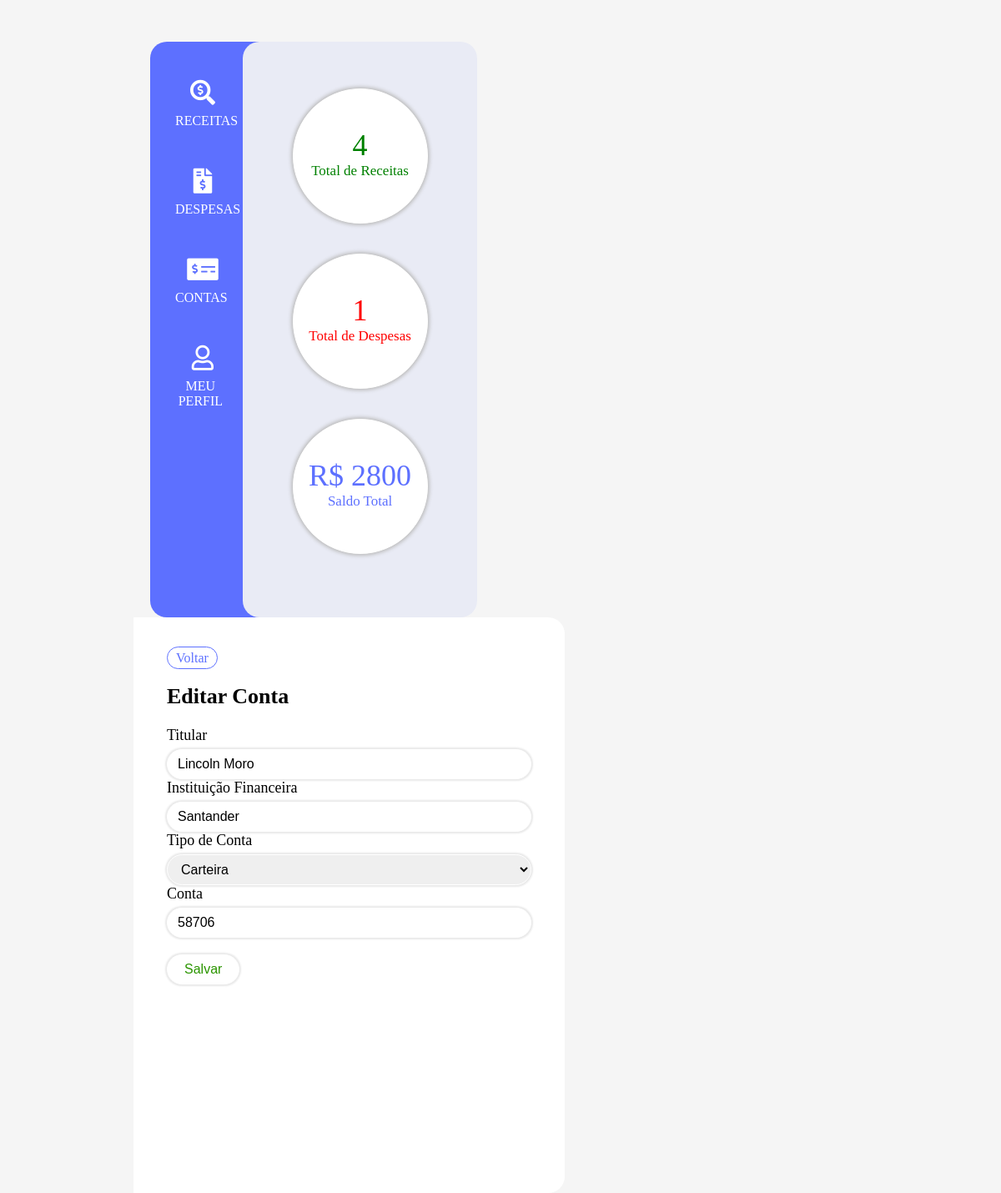
/contas.php?id=1 (signed in), run on the app's committed database.
### tables this page shows
CREATE TABLE IF NOT EXISTS `contas` (
  `id` int(10) NOT NULL AUTO_INCREMENT,
  `saldo` float NOT NULL,
  `tipoConta` varchar(255) NOT NULL,
  `instituicaoFinanceira` varchar(255) NOT NULL,
  `conta` int(10) NOT NULL,
  `titular` varchar(255) NOT NULL,
  PRIMARY KEY (`id`)
);

### public_html/contas.php (called while the page is built, shortened)
<?php
$contas = new ContasController;
require_once "assets/templates/header.php";
require_once "assets/templates/content.php";
$contas->listar();
require_once "assets/templates/footer.php";

### application/classes/model/Conta.php (called while the page is built, shortened)
<?php
class Conta {
    public function select($id) {
        $this->id = $id;
        $db = new Connection;
        $query = "SELECT * FROM contas WHERE id='{$this->id}'";
        $executeQuery = mysqli_query($db->connect(), $query);
        if($executeQuery) {
            return mysqli_fetch_assoc($executeQuery);
        }
        else {
            return die("Error: " . $db->connect->connect_error);
        }
    }
}

### application/config/Connection.php (called while the page is built, shortened)
<?php
class Connection {
    public Database $connection;
    public function __construct() {
        $this->connection = new Database;
    }
    public function confConnection() {
        $this->connection->setName("pubfuture");
        $this->connection->setUser("root");
        $this->connection->setPass("");
        $this->connection->setHost("localhost");
    }
    public function connect() {
        $this->connect =  mysqli_connect($this->connection->getHost(), $this->connection->getUser(), $this->connection->getPass(), $this->connection->getName());
        if($this->connect->connect_error) {
            die("Error: " . $this->connect->connect_error);
        }
        else {
            return $this->connect;
        }
    }
}

### application/utils/Database.php (called while the page is built, shortened)
<?php
class Database
{
    private string $db_name;
    private string $db_user;
    private string $db_pass;
    private string $db_host;
    public function getName(): string
    {
        return $this->db_name;
    }
    public function setName(string $db_name): void
    {
        $this->db_name = $db_name;
    }
    public function getUser(): string
    {
        return $this->db_user;
    }
    public function setUser(string $db_user): void
    {
        $this->db_user = $db_user;
    }
    public function getPass(): string
    {
        return $this->db_pass;
    }
    public function setPass(string $db_pass): void
    {
        $this->db_pass = $db_pass;
    }
    public function getHost(): string
    {
        return $this->db_host;
    }
    public function setHost(string $db_host): void
    {
        $this->db_host = $db_host;
    }
}

### application/classes/view/templates/edit_conta.php (the view)
<?php
$tipoConta = $_REQUEST['tipoConta'];
if(isset($_REQUEST['editar'])) {
    $editar = $_REQUEST['editar'];
}
?>
<div class="button-main"><a class="button button-main button-blue" href="contas.php">Voltar</a></div>
<div class="">
    <h2><?php echo isset($_GET['id']) ? "Editar" : "Adicionar"; ?> Conta</h2>
    <form action="" method="post">
        <div class="form-field">
            <label for="titular">Titular</label>
            <input type="text" name="titular" id="titular" value="<?php if(isset($_GET['id'])){ echo $editar['titular']; }?>">
        </div>
        <div class="form-field">
            <label for="instituicaoFinanceira">Instituição Financeira</label>
            <input type="text" name="instituicaoFinanceira" id="instituicaoFinanceira" value="<?php if(isset($_GET['id'])){ echo $editar['instituicaoFinanceira']; }?>">
        </div>
        <div class="form-field">
            <label for="tipoConta">Tipo de Conta</label>
            <select name="tipoConta" id="tipoConta">
                <?php
                foreach ($tipoConta as $tipo) {
                    echo "<option value='{$tipo}'>{$tipo}</option>";
                }
                ?>
            </select>
        </div>
        <div class="form-field">
            <label for="conta">Conta</label>
            <input type="text" name="conta" id="conta" value="<?php if(isset($_GET['id'])){ echo $editar['conta']; }?>">
        </div>
        <div class="form-field">
            <input class="button button-main button-green" type="submit" name="submit" value="Salvar">
        </div>
    </form>
</div>

### public_html/assets/css/style.css (style rules this page uses)
body { width: 70%; margin: 50px auto; background-color: #f5f5f5; }
a { text-decoration: none; color: #5d70ff; }
.button { padding: 4px 10px; border-radius: 30px; text-decoration: none; }
.button-main { width: 20%; margin: 20px 0; }
.button-green { background-color: #fff; border: 1px solid #2b9500; color: #2b9500; }
.button-blue { background-color: #fff; border: 1px solid #5d70ff; color: #5d70ff; }
h2 { font-family: Ubuntu; font-size: 26px; }
label { font-family: Calibri; }
.form-field label { font-family: Calibri; font-size: 18px; margin-bottom: 6px; }
.form-field input, .form-field select { border: 1px solid #ffffff; border-radius: 25px; padding: 8px 12px; box-shadow: 0 0 2px 2px #e9e9e9; font-size: 16px; }
.form-field { display: grid; }
h1, h2, h3, h4, h5, h6 { font-family: Ubuntu; }

### data on the page
contas: titular "Lincoln Moro", instituicaoFinanceira "Santander", conta "58706"

### other printed values
$totalReceitas "4"
$totalDepsesas "1"
$saldoTotal "2800"
form field tipoConta "Carteira"
